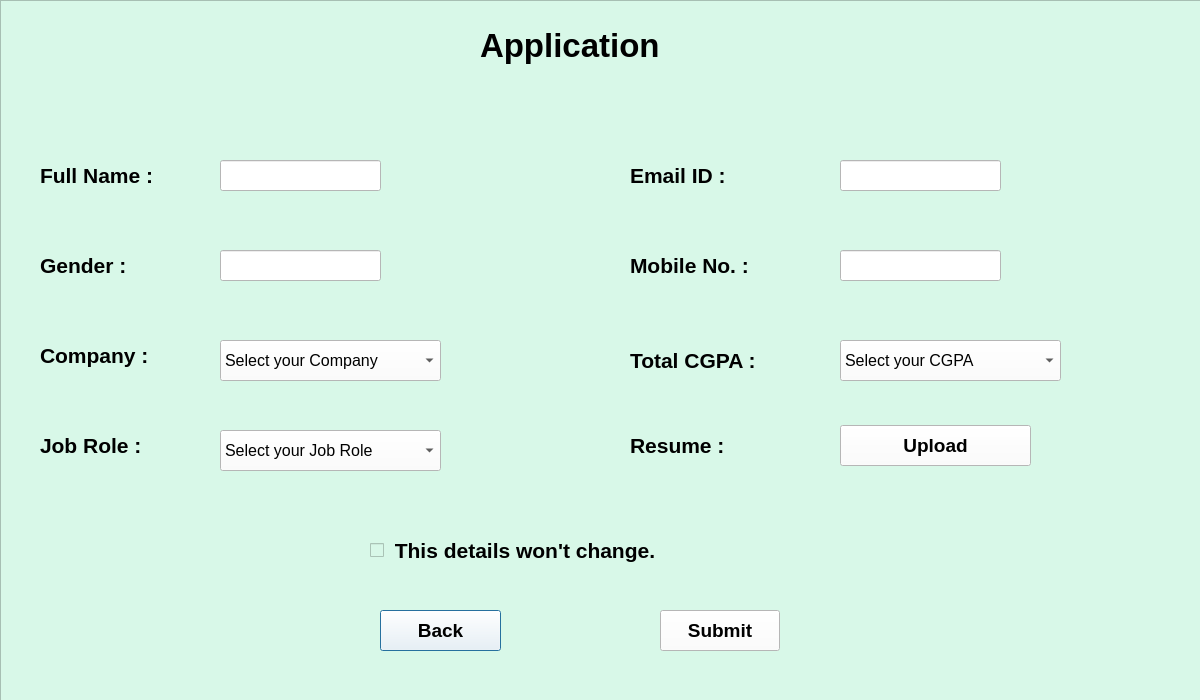
<?xml version="1.0" encoding="UTF-8"?>
<ui version="4.0">
 <class>App_Civil</class>
 <widget class="QDialog" name="App_Civil">
  <property name="geometry">
   <rect>
    <x>0</x>
    <y>0</y>
    <width>1200</width>
    <height>700</height>
   </rect>
  </property>
  <property name="font">
   <font>
    <family>Arial</family>
    <pointsize>16</pointsize>
    <weight>75</weight>
    <bold>true</bold>
   </font>
  </property>
  <property name="windowTitle">
   <string>Dialog</string>
  </property>
  <property name="styleSheet">
   <string notr="true">background: #FFFFFF;</string>
  </property>
  <property name="sizeGripEnabled">
   <bool>false</bool>
  </property>
  <widget class="QFrame" name="frame">
   <property name="geometry">
    <rect>
     <x>0</x>
     <y>0</y>
     <width>1201</width>
     <height>791</height>
    </rect>
   </property>
   <property name="styleSheet">
    <string notr="true">background:#D8F8E8;</string>
   </property>
   <property name="frameShape">
    <enum>QFrame::StyledPanel</enum>
   </property>
   <property name="frameShadow">
    <enum>QFrame::Raised</enum>
   </property>
   <widget class="QPushButton" name="btn_bck">
    <property name="geometry">
     <rect>
      <x>380</x>
      <y>610</y>
      <width>121</width>
      <height>41</height>
     </rect>
    </property>
    <property name="font">
     <font>
      <pointsize>14</pointsize>
      <weight>75</weight>
      <bold>true</bold>
     </font>
    </property>
    <property name="styleSheet">
     <string notr="true">background-color:rgb(255, 255, 255)
</string>
    </property>
    <property name="text">
     <string>Back</string>
    </property>
   </widget>
   <widget class="QLabel" name="lbl_app">
    <property name="geometry">
     <rect>
      <x>480</x>
      <y>20</y>
      <width>251</width>
      <height>51</height>
     </rect>
    </property>
    <property name="font">
     <font>
      <pointsize>25</pointsize>
      <weight>75</weight>
      <bold>true</bold>
     </font>
    </property>
    <property name="styleSheet">
     <string notr="true">color:rgb(0, 0, 0)
</string>
    </property>
    <property name="text">
     <string>Application</string>
    </property>
   </widget>
   <widget class="QPushButton" name="btn_sbmt">
    <property name="geometry">
     <rect>
      <x>660</x>
      <y>610</y>
      <width>120</width>
      <height>41</height>
     </rect>
    </property>
    <property name="font">
     <font>
      <pointsize>14</pointsize>
      <weight>75</weight>
      <bold>true</bold>
     </font>
    </property>
    <property name="styleSheet">
     <string notr="true">background-color:rgb(255, 255, 255)

</string>
    </property>
    <property name="text">
     <string>Submit</string>
    </property>
   </widget>
   <widget class="QLineEdit" name="txt_nme">
    <property name="geometry">
     <rect>
      <x>220</x>
      <y>160</y>
      <width>161</width>
      <height>31</height>
     </rect>
    </property>
    <property name="styleSheet">
     <string notr="true">background-color:rgb(255, 255, 255)</string>
    </property>
   </widget>
   <widget class="QLineEdit" name="txt_gen">
    <property name="geometry">
     <rect>
      <x>220</x>
      <y>250</y>
      <width>161</width>
      <height>31</height>
     </rect>
    </property>
    <property name="styleSheet">
     <string notr="true">background-color:rgb(255, 255, 255)</string>
    </property>
   </widget>
   <widget class="QLineEdit" name="txt_eid">
    <property name="geometry">
     <rect>
      <x>840</x>
      <y>160</y>
      <width>161</width>
      <height>31</height>
     </rect>
    </property>
    <property name="styleSheet">
     <string notr="true">background-color:rgb(255, 255, 255)</string>
    </property>
   </widget>
   <widget class="QLineEdit" name="txt_mno">
    <property name="geometry">
     <rect>
      <x>840</x>
      <y>250</y>
      <width>161</width>
      <height>31</height>
     </rect>
    </property>
    <property name="styleSheet">
     <string notr="true">background-color:rgb(255, 255, 255)</string>
    </property>
   </widget>
  </widget>
  <widget class="QLabel" name="lbl_name">
   <property name="geometry">
    <rect>
     <x>40</x>
     <y>160</y>
     <width>161</width>
     <height>31</height>
    </rect>
   </property>
   <property name="font">
    <font>
     <family>Arial</family>
     <pointsize>16</pointsize>
     <weight>75</weight>
     <bold>true</bold>
    </font>
   </property>
   <property name="styleSheet">
    <string notr="true">background-color:#D8F8E8;</string>
   </property>
   <property name="text">
    <string>Full Name : </string>
   </property>
  </widget>
  <widget class="QLabel" name="lbl_gen">
   <property name="geometry">
    <rect>
     <x>40</x>
     <y>250</y>
     <width>121</width>
     <height>31</height>
    </rect>
   </property>
   <property name="font">
    <font>
     <family>Arial</family>
     <pointsize>16</pointsize>
     <weight>75</weight>
     <bold>true</bold>
    </font>
   </property>
   <property name="styleSheet">
    <string notr="true">background-color:#D8F8E8;</string>
   </property>
   <property name="text">
    <string>Gender : </string>
   </property>
  </widget>
  <widget class="QLabel" name="lbl_cmpny">
   <property name="geometry">
    <rect>
     <x>40</x>
     <y>340</y>
     <width>151</width>
     <height>31</height>
    </rect>
   </property>
   <property name="font">
    <font>
     <family>Arial</family>
     <pointsize>16</pointsize>
     <weight>75</weight>
     <bold>true</bold>
    </font>
   </property>
   <property name="styleSheet">
    <string notr="true">background-color:#D8F8E8;</string>
   </property>
   <property name="text">
    <string>Company : </string>
   </property>
  </widget>
  <widget class="QLabel" name="lbl_job">
   <property name="geometry">
    <rect>
     <x>40</x>
     <y>430</y>
     <width>141</width>
     <height>31</height>
    </rect>
   </property>
   <property name="font">
    <font>
     <family>Arial</family>
     <pointsize>16</pointsize>
     <weight>75</weight>
     <bold>true</bold>
    </font>
   </property>
   <property name="styleSheet">
    <string notr="true">background-color:#D8F8E8;</string>
   </property>
   <property name="text">
    <string>Job Role : </string>
   </property>
  </widget>
  <widget class="QLabel" name="lbl_eid">
   <property name="geometry">
    <rect>
     <x>630</x>
     <y>160</y>
     <width>141</width>
     <height>31</height>
    </rect>
   </property>
   <property name="font">
    <font>
     <family>Arial</family>
     <pointsize>16</pointsize>
     <weight>75</weight>
     <bold>true</bold>
    </font>
   </property>
   <property name="styleSheet">
    <string notr="true">background-color:#D8F8E8;
</string>
   </property>
   <property name="text">
    <string>Email ID : </string>
   </property>
  </widget>
  <widget class="QLabel" name="lbl_mno">
   <property name="geometry">
    <rect>
     <x>630</x>
     <y>250</y>
     <width>161</width>
     <height>31</height>
    </rect>
   </property>
   <property name="font">
    <font>
     <family>Arial</family>
     <pointsize>16</pointsize>
     <weight>75</weight>
     <bold>true</bold>
    </font>
   </property>
   <property name="styleSheet">
    <string notr="true">background-color:#D8F8E8;</string>
   </property>
   <property name="text">
    <string>Mobile No. : </string>
   </property>
  </widget>
  <widget class="QLabel" name="lbl_cgpa">
   <property name="geometry">
    <rect>
     <x>630</x>
     <y>340</y>
     <width>171</width>
     <height>41</height>
    </rect>
   </property>
   <property name="font">
    <font>
     <family>Arial</family>
     <pointsize>16</pointsize>
     <weight>75</weight>
     <bold>true</bold>
    </font>
   </property>
   <property name="styleSheet">
    <string notr="true">background-color:#D8F8E8;</string>
   </property>
   <property name="text">
    <string>Total CGPA : </string>
   </property>
  </widget>
  <widget class="QLabel" name="lbl_rsm">
   <property name="geometry">
    <rect>
     <x>630</x>
     <y>430</y>
     <width>141</width>
     <height>31</height>
    </rect>
   </property>
   <property name="font">
    <font>
     <family>Arial</family>
     <pointsize>16</pointsize>
     <weight>75</weight>
     <bold>true</bold>
    </font>
   </property>
   <property name="styleSheet">
    <string notr="true">background-color:#D8F8E8;
</string>
   </property>
   <property name="text">
    <string>Resume : </string>
   </property>
  </widget>
  <widget class="QCheckBox" name="checkBox_chng">
   <property name="geometry">
    <rect>
     <x>370</x>
     <y>530</y>
     <width>421</width>
     <height>41</height>
    </rect>
   </property>
   <property name="font">
    <font>
     <family>Arial</family>
     <pointsize>16</pointsize>
     <weight>75</weight>
     <bold>true</bold>
    </font>
   </property>
   <property name="styleSheet">
    <string notr="true">background-color:#D8F8E8;</string>
   </property>
   <property name="text">
    <string> This details won't change.</string>
   </property>
  </widget>
  <widget class="QComboBox" name="comboBox_cmpny">
   <property name="geometry">
    <rect>
     <x>220</x>
     <y>340</y>
     <width>221</width>
     <height>41</height>
    </rect>
   </property>
   <property name="font">
    <font>
     <family>Arial</family>
     <pointsize>12</pointsize>
    </font>
   </property>
   <item>
    <property name="text">
     <string>Select your Company</string>
    </property>
   </item>
   <item>
    <property name="text">
     <string>TCS</string>
    </property>
   </item>
   <item>
    <property name="text">
     <string>Infosys</string>
    </property>
   </item>
   <item>
    <property name="text">
     <string>Wipro</string>
    </property>
   </item>
  </widget>
  <widget class="QComboBox" name="comboBox_job">
   <property name="geometry">
    <rect>
     <x>220</x>
     <y>430</y>
     <width>221</width>
     <height>41</height>
    </rect>
   </property>
   <property name="font">
    <font>
     <family>Arial</family>
     <pointsize>12</pointsize>
    </font>
   </property>
   <item>
    <property name="text">
     <string>Select your Job Role</string>
    </property>
   </item>
   <item>
    <property name="text">
     <string>Junior Data Analyst</string>
    </property>
   </item>
   <item>
    <property name="text">
     <string>Data Scientist</string>
    </property>
   </item>
   <item>
    <property name="text">
     <string>Software Developer</string>
    </property>
   </item>
  </widget>
  <widget class="QPushButton" name="btn_rsm">
   <property name="geometry">
    <rect>
     <x>840</x>
     <y>425</y>
     <width>191</width>
     <height>41</height>
    </rect>
   </property>
   <property name="font">
    <font>
     <pointsize>14</pointsize>
     <weight>75</weight>
     <bold>true</bold>
    </font>
   </property>
   <property name="styleSheet">
    <string notr="true">background-color:rgb(255, 255, 255)
</string>
   </property>
   <property name="text">
    <string>Upload</string>
   </property>
  </widget>
  <widget class="QComboBox" name="comboBox_cgpa">
   <property name="geometry">
    <rect>
     <x>840</x>
     <y>340</y>
     <width>221</width>
     <height>41</height>
    </rect>
   </property>
   <property name="font">
    <font>
     <family>Arial</family>
     <pointsize>12</pointsize>
    </font>
   </property>
   <item>
    <property name="text">
     <string>Select your CGPA</string>
    </property>
   </item>
   <item>
    <property name="text">
     <string>7.0 - 8.0</string>
    </property>
   </item>
   <item>
    <property name="text">
     <string>8.1 - 9.0</string>
    </property>
   </item>
   <item>
    <property name="text">
     <string>9.1 - 10.0</string>
    </property>
   </item>
  </widget>
 </widget>
 <resources>
  <include location="registration.qrc"/>
 </resources>
 <connections/>
</ui>
